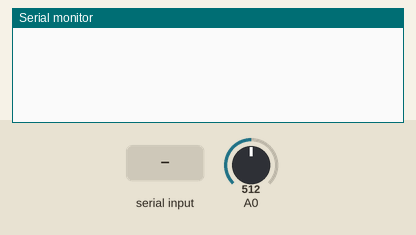
Simulated run of this sketch. Board: Arduino Uno, built with avr-gcc and run on an emulated ATmega328P. Shown: the last lines printed to the serial monitor. The inputs (shaded band) are chosen by the test bench; at power-on: A0 = 512.

Above: at 1.2 s.
1.3 s: "A0?\n" received over Serial
At 2.2 s:
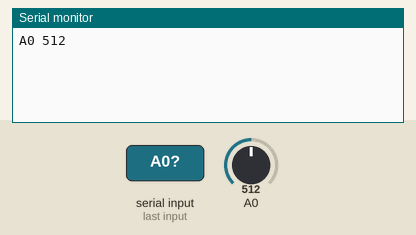
2.8 s: "T?\n" received over Serial
At 3.4 s:
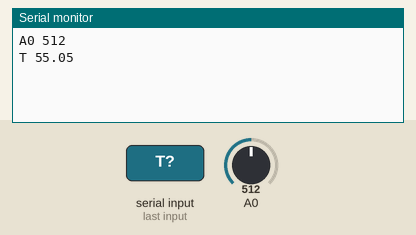
4.3 s: "1\n" received over Serial
At 5.7 s:
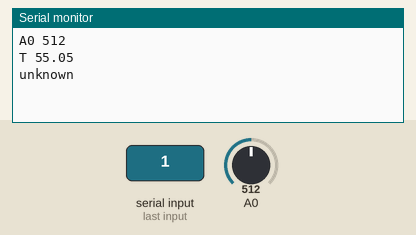

The sketch:

Analog_LM35.ino
```cpp
int val;
float temp;
char line[30];
void setup() {
  analogReference(INTERNAL);  // 1.1V para o ATmega328P
                              // tensão de referência para entradas analógicas
  Serial.begin (9600);
  while (!Serial) {;}         // espera a inicialização completa da biblioteca serial
}
void loop() {
  if (Serial.available()) {
    Serial.readStringUntil('\n').toCharArray(line,30);
    if (strstr(line,"A0?")==line) {
      val=analogRead(0);
      Serial.print("A0 "); Serial.println(val);
    } else if (strstr(line,"A1?")==line) {
      val=analogRead(1);
      Serial.print("A1 "); Serial.println(val);
    } else if (strstr(line,"T?")==line) {
      temp=1.1*100*analogRead(0)/1023;
      Serial.print("T "); Serial.println(temp);
    } else {
      Serial.println("unknown");
    }
  }
}
```

Measured:
- after the input at 1.3 s, the serial monitor: prints a new line at once (image 1)
- after the input at 2.8 s, the serial monitor: prints a new line at once (image 2)
- after the input at 4.3 s, the serial monitor: prints a new line at once (image 3)
